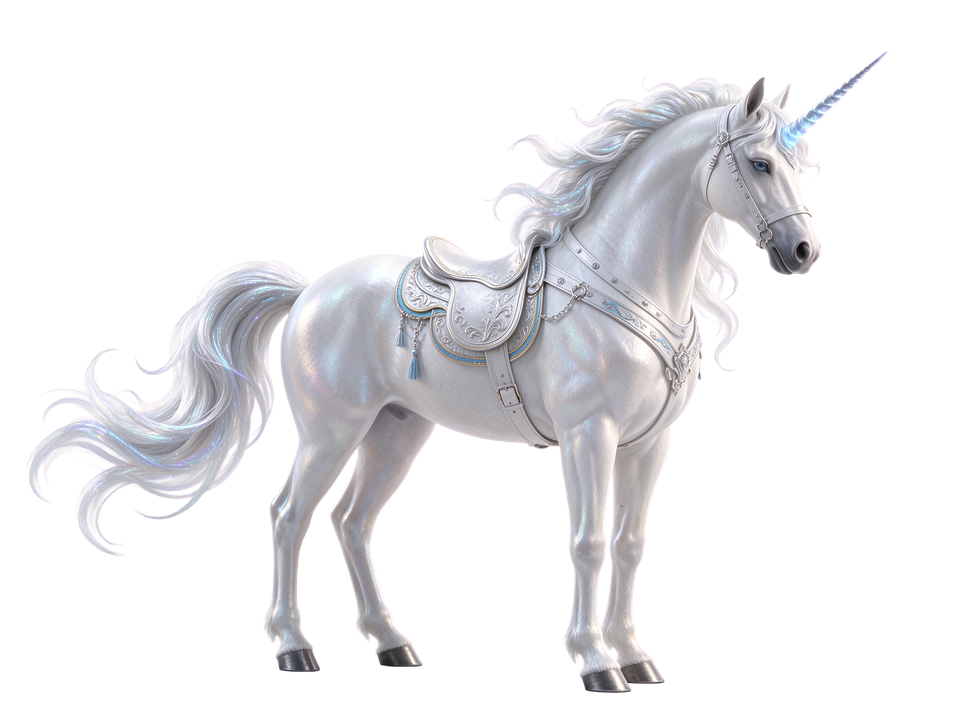
#> input picture tools/形象/坐骑/_unicorn_raw.png, 970 x 728 px, shrunk from 1773 x 1330 before the run
$ python ride_matte.py '形象/坐骑/_unicorn_raw.png' '形象/坐骑/_unicorn_raw.png'
#> lines starting #> are read from the running program, lines starting #| are printed output that depends on the picture; after the words box and inside, x2 and y2 are one past the last pixel; in counts of white or black regions, pixels touching at a corner belong together
import sys, urllib.request
from PIL import Image
import numpy as np

def matte(src, dst):
#> called with src = '形象/坐骑/_unicorn_raw.png', dst = '形象/坐骑/_unicorn_raw.png'
    im = Image.open(src).convert("RGB")
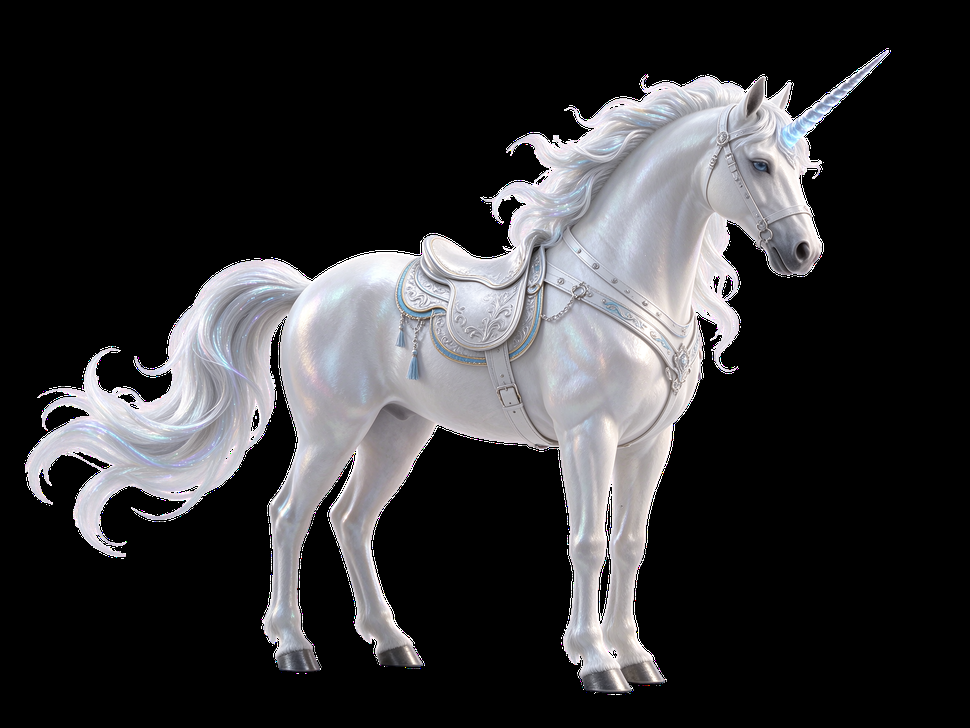
#> im: PIL image 970x728 RGB; mean R, G, B 53, 52.5, 54.5
    a = np.array(im).astype(np.float32)
    mn = a.min(axis=2)
    al = np.clip((250.0 - mn) / 15.0, 0, 1)   # 白底 253~255 -> 0
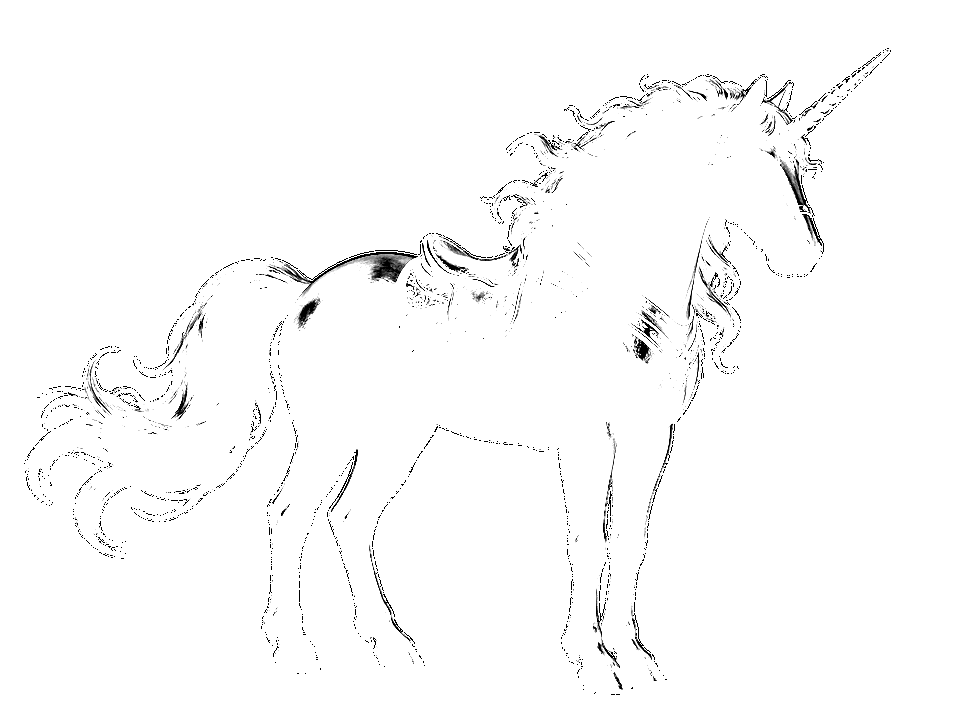
#> al: shape (728, 970) float32; min 0, max 1, mean 0.984
    safe = np.where(al > 0.02, al, 1)
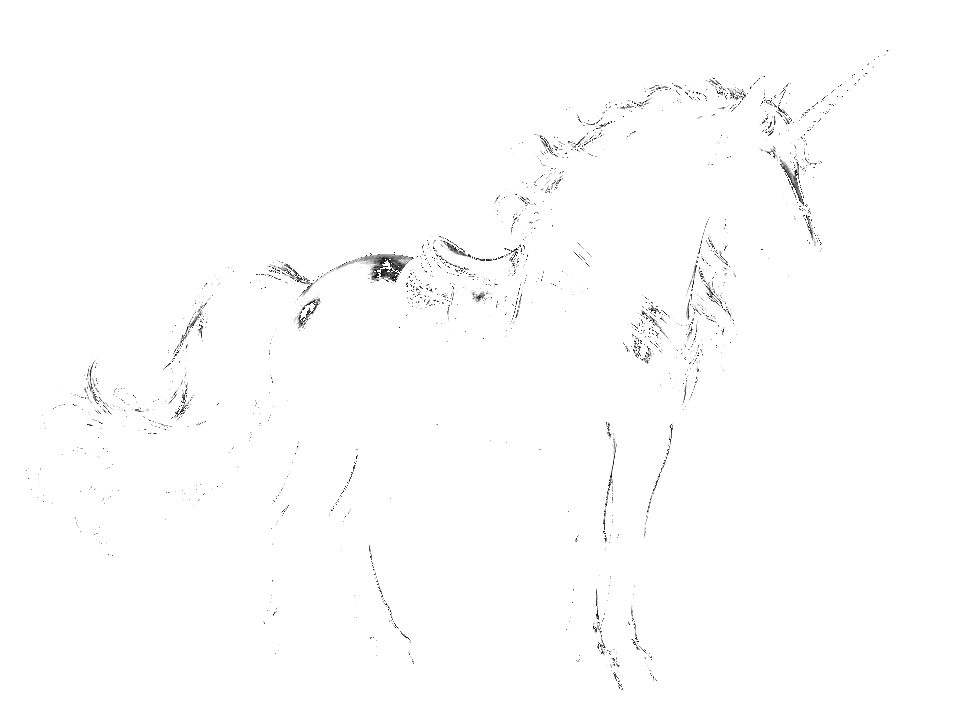
#> safe: shape (728, 970) float32; min 0.0667, max 1, mean 0.994
    rgb = np.clip((a - (1 - al[..., None]) * 252.0) / safe[..., None], 0, 255)
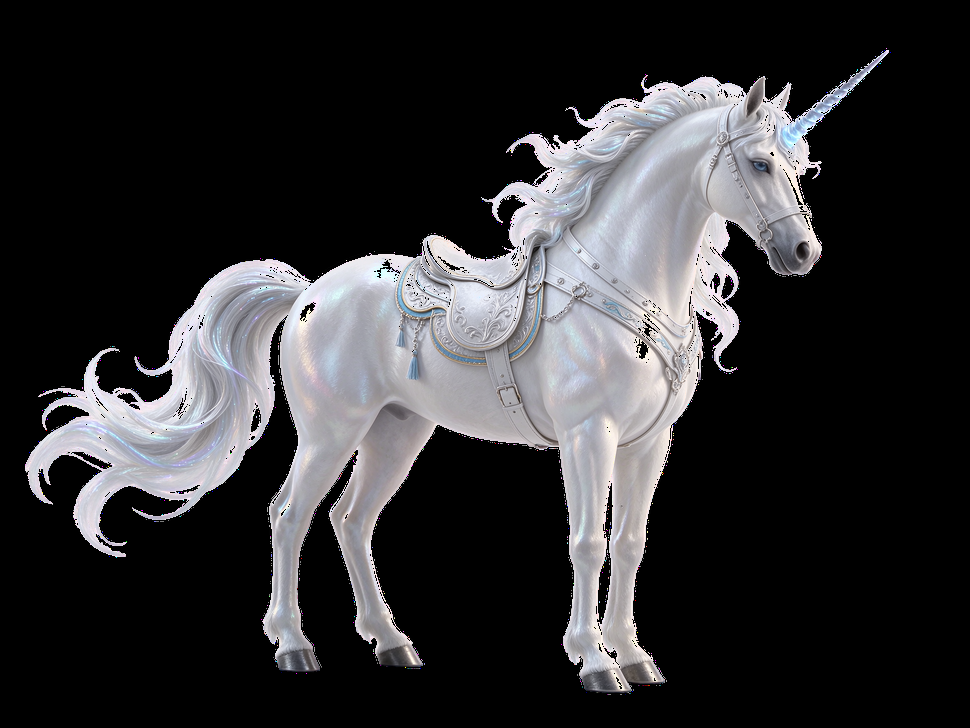
#> rgb: shape (728, 970, 3) float32; mean R, G, B 50.4, 50, 51.9
    out = np.dstack([rgb, al * 255]).astype(np.uint8)
    c = Image.fromarray(out, "RGBA")
    arr = np.array(c)
    m = arr[:, :, 3] > 18
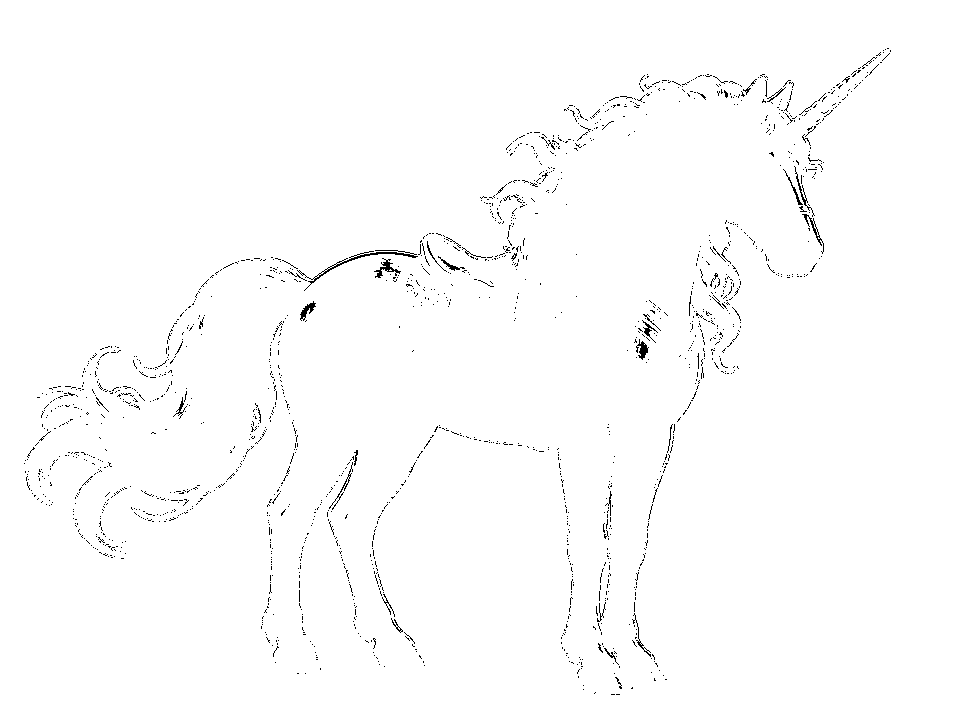
#> m: shape (728, 970) bool; 99% white; black in thin lines or dots, all inside (x1, y1, x2, y2) = (24, 48, 891, 695)
    ys, xs = np.where(m)
    c = c.crop((xs.min(), ys.min(), xs.max() + 1, ys.max() + 1))
    c.save(dst)
    print("matte", dst, c.size)
#| matte 形象/坐骑/_unicorn_raw.png (970, 728)
    return c

if __name__ == "__main__":
    src, dst = sys.argv[1], sys.argv[2]
    if src.startswith("http"):
        open(src.split("/")[-1] if False else r"F:\Daodao\_diag_look\_dl.png", "wb").write(
            urllib.request.urlopen(src, timeout=60).read())
        src = r"F:\Daodao\_diag_look\_dl.png"
    matte(src, dst)
